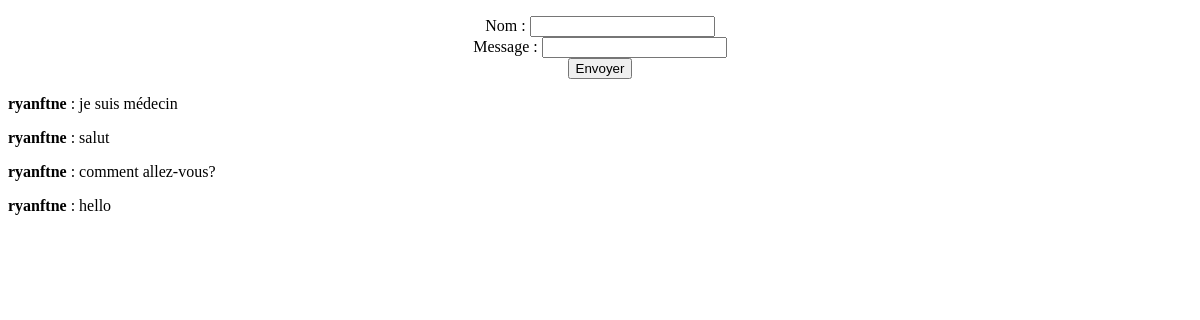
The app's page /views/minichat.php, older data.
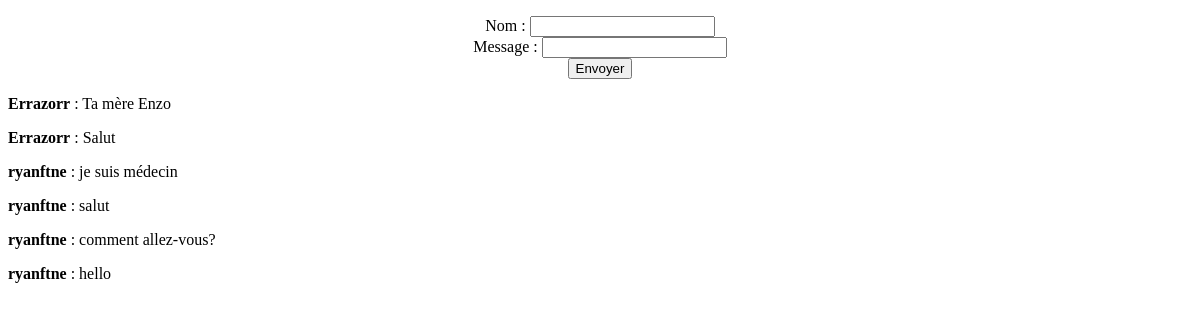
The same page, newer data.
### tables this page shows
CREATE TABLE IF NOT EXISTS `minichat` (
  `id` int(11) NOT NULL AUTO_INCREMENT,
  `nom` varchar(50) NOT NULL,
  `message` text NOT NULL,
  `date_message` datetime NOT NULL DEFAULT CURRENT_TIMESTAMP,
  PRIMARY KEY (`id`)
);

### views/minichat.php (the view, shortened to what this page needs)
<!DOCTYPE html>
<html>
    <head>
    </head>
    <body>
    <form action="../traitement/minichat_post.php" method="post">
        <p>
<label for="nom">Nom</label> :  <input type="text" name="nom" id="nom" /><br />
        <label for="message">Message</label> :  <input type="text" name="message" id="message" /><br />
        <input type="submit" value="Envoyer" />
	</p>
    </form>
<?php
try
{
	$bdd = new PDO('mysql:host=localhost;dbname=hopital;charset=utf8', 'root', '');
}
catch(Exception $e)
{
        die('Erreur : '.$e->getMessage());
}
$reponse = $bdd->query('SELECT nom, message FROM minichat ORDER BY ID DESC LIMIT 0, 10');
while ($donnees = $reponse->fetch())
{
	echo '<p><strong>' . htmlspecialchars($donnees['nom']) . '</strong> : ' . htmlspecialchars($donnees['message']) . ' </p>';
}
?>
    </body>
</html>

Row changes from the older to the newer data that the page shows:
added minichat: nom "Errazorr", message "Ta mère Enzo"
added minichat: nom "Errazorr", message "Salut"
